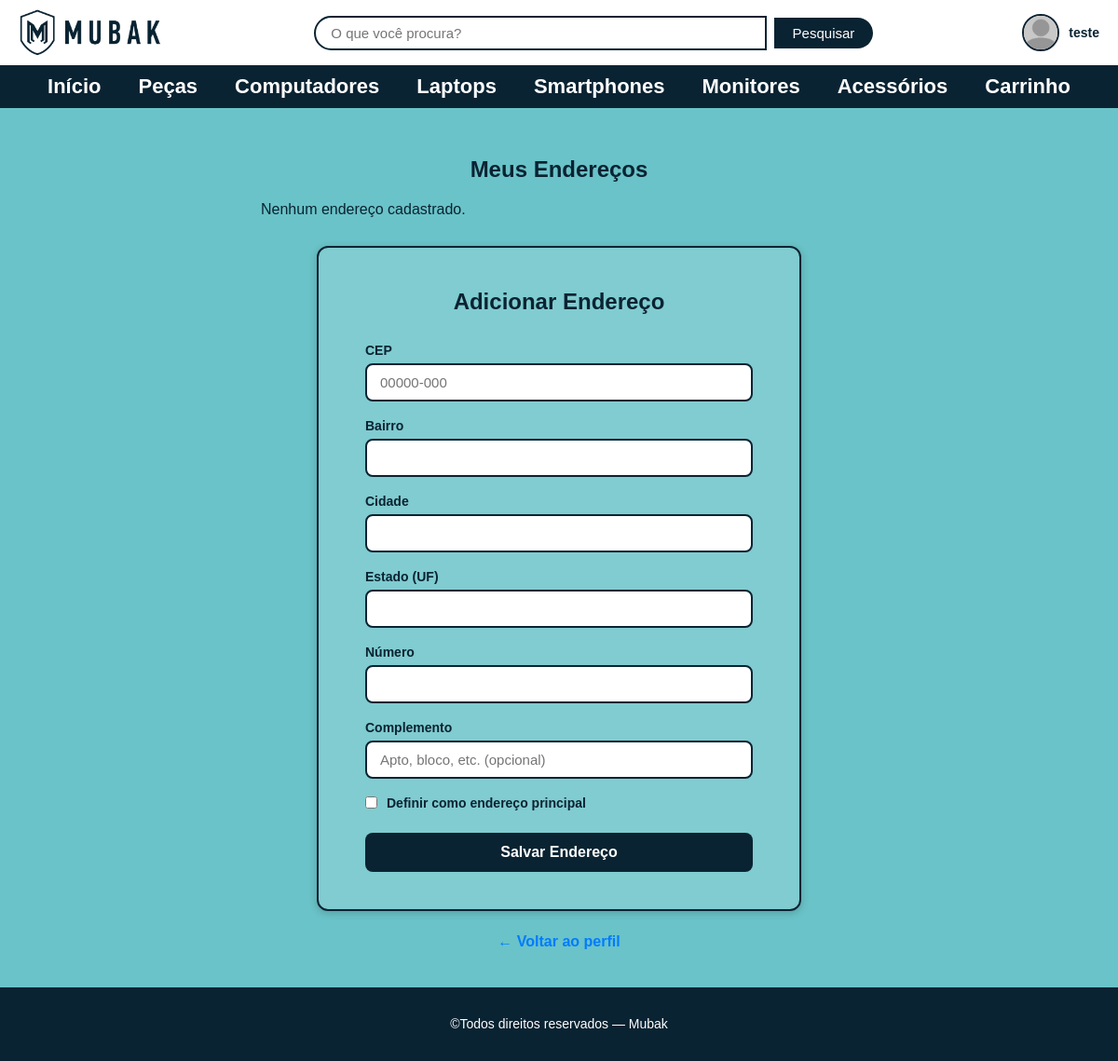
/perfil/enderecos (signed in), run on an earlier commit of the app's database.
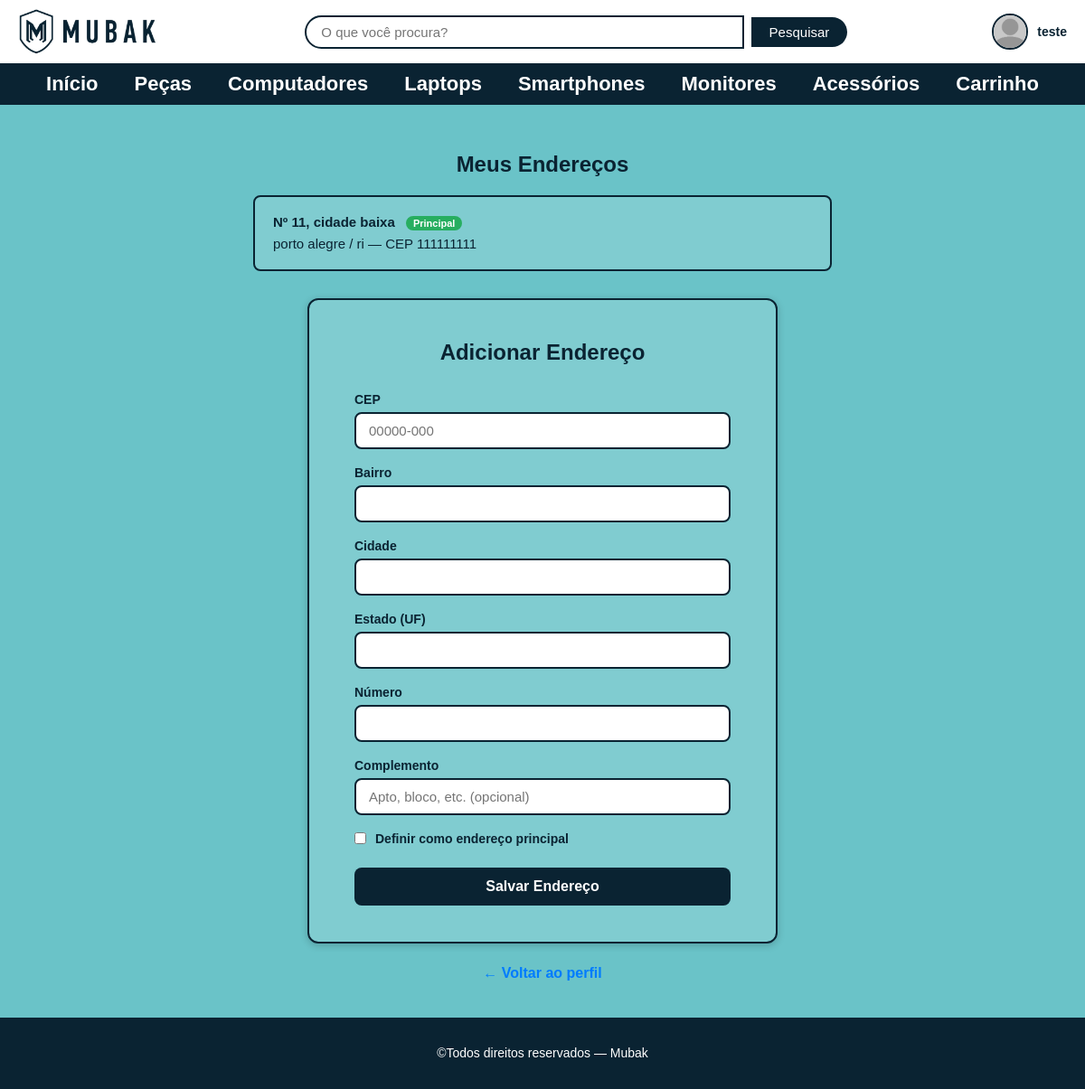
And on a later commit of the database.
### tables this page shows
CREATE TABLE endereco(
            id_endereco INTEGER PRIMARY KEY AUTOINCREMENT NOT NULL,
            cep varchar(50) NOT NULL,
            bairro varchar(50) NOT NULL,
            cidade varchar(50) NOT NULL,
            estado varchar(50) NOT NULL,
            complemento varchar(50) NOT NULL,
            numero varchar(50) NOT NULL,
            principal boolean NOT NULL,
            id_usuario INT NOT NULL,
            FOREIGN KEY(id_usuario) REFERENCES usuario(id_usuario)
        );

### routes/user_routes.py (the view, shortened to what this page needs)
@bp.route('/perfil/enderecos', methods=['GET', 'POST'])
@login_required
def perfil_enderecos():
    id_usuario = session['user_id']
    enderecos = get_enderecos_usuario(id_usuario)
    return render_template('pages/perfil_enderecos.html', enderecos=enderecos)

### database.py (called while the page is built)
def get_db_connection():
    conn = sqlite3.connect(DATABASE)
    conn.row_factory = sqlite3.Row
    return conn

### models/usuario_model.py (called while the page is built)
def get_enderecos_usuario(id_usuario):
    conn = get_db_connection()
    rows = conn.execute(
        'SELECT * FROM endereco WHERE id_usuario=?', (id_usuario,)
    ).fetchall()
    conn.close()
    return rows

### templates/pages/perfil_enderecos.html (shortened to what this page needs)
<!DOCTYPE html>
<html lang="pt-br">
<head>
    <link rel="stylesheet" href="{{ url_for('static', filename='css/reset.css') }}">
    <link rel="stylesheet" href="{{ url_for('static', filename='css/global.css') }}">
    <link rel="stylesheet" href="{{ url_for('static', filename='css/perfil.css') }}">
    <link rel="stylesheet" href="{{ url_for('static', filename='css/cadastro.css') }}">
    <link rel="stylesheet" href="{{ url_for('static', filename='css/responsive.css') }}">
</head>
<body>
    {% include 'partials/header.html' %}
    <main>
        <section class="perfil_container_coluna">
            <h2 class="enderecos_titulo">Meus Endereços</h2>
            <div class="enderecos_lista">
                {% for end in enderecos %}
                <div class="endereco_card">
                    <p>
                        <strong>
                            Nº {{ end.numero }}, {{ end.bairro }}
                            {% if end.principal %}
                            <span class="badge_principal">Principal</span>
                            {% endif %}
                        </strong><br>
                        {{ end.cidade }} / {{ end.estado }} — CEP {{ end.cep }}
                    </p>
                </div>
                {% else %}
                <p class="perfil_sem_itens">Nenhum endereço cadastrado.</p>
                {% endfor %}
            </div>
            <div class="cadastro_box">
                <h2>Adicionar Endereço</h2>
                <form class="cadastro_form" method="POST"
                      action="{{ url_for('user.perfil_enderecos') }}">
                    <div class="cadastro_campo">
                        <label for="cep">CEP</label>
                        <input type="text" id="cep" name="cep"
                               placeholder="00000-000" maxlength="9" required>
                    </div>
                    <div class="cadastro_campo">
                        <label for="bairro">Bairro</label>
                        <input type="text" id="bairro" name="bairro" required>
                    </div>
                    <div class="cadastro_campo">
                        <label for="cidade">Cidade</label>
                        <input type="text" id="cidade" name="cidade" required>
                    </div>
                    <div class="cadastro_campo">
                        <label for="estado">Estado (UF)</label>
                        <input type="text" id="estado" name="estado" maxlength="2" required>
                    </div>
                    <div class="cadastro_campo">
                        <label for="numero">Número</label>
                        <input type="text" id="numero" name="numero" required>
                    </div>
                    <div class="cadastro_campo">
                        <label for="complemento">Complemento</label>
                        <input type="text" id="complemento" name="complemento"
                               placeholder="Apto, bloco, etc. (opcional)">
                    </div>
                    <div class="cadastro_campo cadastro_campo_row">
                        <input type="checkbox" id="principal" name="principal" value="1">
                        <label for="principal">Definir como endereço principal</label>
                    </div>
                    <button type="submit" class="btn_cadastrar">Salvar Endereço</button>
                </form>
            </div>
            <div class="perfil_voltar">
                <a href="{{ url_for('user.perfil') }}">← Voltar ao perfil</a>
            </div>
        </section>
    </main>
    {% include 'partials/footer.html' %}
</body>
</html>

### templates/partials/header.html (shortened to what this page needs)
<header class="header">
    <figure class="header_logo">
        <a href="{{ url_for('index') }}">
            <img src="{{ url_for('static', filename='images/mubak_logo.png') }}" alt="Logo Mubak">
        </a>
    </figure>
    <section class="header_barra_pesquisa">
        <form action="{{ url_for('produto.pesquisar') }}" method="GET">
            <input type="search" name="q" placeholder="O que você procura?"
                   value="{{ busca|default('') }}" aria-label="Pesquisar">
            <button type="submit">Pesquisar</button>
        </form>
    </section>
    <div class="header_usuario">
        {% if session.user_id %}
            <a href="{{ url_for('user.perfil') }}" title="Ir para meu perfil">
                <img class="header_usuario_avatar"
                     src="{{ url_for('static', filename='uploads/' + (session.user_foto or 'default.png')) }}"
                     alt="Foto de {{ session.user_nome }}">
                <span class="header_usuario_nome">{{ session.user_nome }}</span>
            </a>
        {% endif %}
    </div>
</header>
<nav class="menu_principal">
    <ul>
        <li><a href="{{ url_for('index') }}">Início</a></li>
        <li><a href="{{ url_for('produto.produtos', categoria='Peças') }}">Peças</a></li>
        <li><a href="{{ url_for('produto.produtos', categoria='Computadores') }}">Computadores</a></li>
        <li><a href="{{ url_for('produto.produtos', categoria='Laptops') }}">Laptops</a></li>
        <li><a href="{{ url_for('produto.produtos', categoria='Smartphones') }}">Smartphones</a></li>
        <li><a href="{{ url_for('produto.produtos', categoria='Monitores') }}">Monitores</a></li>
        <li><a href="{{ url_for('produto.produtos', categoria='Acessórios') }}">Acessórios</a></li>
        {% if session.user_id %}
        <li><a href="{{ url_for('carrinho.carrinho') }}">Carrinho</a></li>
        {% endif %}
    </ul>
</nav>

### templates/partials/footer.html
<footer class="footer">
    <h2>©Todos direitos reservados — Mubak</h2>
</footer>

### static/css/global.css (style rules this page uses)
:root { --cor-primaria: #0a2332; --cor-fundo: #6ac3c8; --cor-branca: #ffffff; --cor-texto-claro: #ffffff; --cor-destaque: #007BFF; --cor-perigo: #e74c3c; --cor-sucesso: #27ae60; --borda-radius: 8px; --sombra: 0 2px 8px rgba(0, 0, 0, 0.2); }
body { background-color: var(--cor-fundo); font-family: sans-serif; }
h2 { text-align: center; margin-bottom: 1%; margin-top: 1%; font-family: sans-serif; width: 100%; }
.header { display: flex; align-items: center; justify-content: space-between; padding: 10px 20px; background-color: var(--cor-branca); }
.header_barra_pesquisa { flex: 1; display: flex; justify-content: center; }
.header_barra_pesquisa form { display: flex; align-items: center; gap: 8px; width: 100%; max-width: 600px; }
.header_barra_pesquisa input[type="search"] { flex: 1; padding: 8px 16px; border: 2px solid var(--cor-primaria); border-radius: 25px 0 0 25px; font-size: 15px; outline: none; }
.header_barra_pesquisa button { padding: 8px 20px; background-color: var(--cor-primaria); color: var(--cor-branca); border: none; border-radius: 0 25px 25px 0; cursor: pointer; font-size: 15px; transition: background-color 0.3s; }
.header_logo img { display: block; max-height: 50px; }
.header_usuario { display: flex; align-items: center; gap: 10px; }
.header_usuario_avatar { width: 40px; height: 40px; border-radius: 50%; object-fit: cover; border: 2px solid var(--cor-primaria); }
.header_usuario_nome { font-size: 14px; font-weight: bold; color: var(--cor-primaria); white-space: nowrap; }
.header_usuario a { display: flex; align-items: center; gap: 10px; text-decoration: none; }
.menu_principal { background-color: var(--cor-primaria); padding: 10px 0; }
.menu_principal ul { display: flex; justify-content: center; list-style: none; margin: 0; padding: 0; gap: 40px; }
.menu_principal a { text-decoration: none; color: var(--cor-branca); font-family: sans-serif; font-weight: bold; font-size: 22px; transition: color 0.3s; }
.footer { background-color: var(--cor-primaria); padding: 20px; text-align: center; }
.footer h2 { color: var(--cor-branca); font-size: 14px; font-weight: normal; }

### static/css/perfil.css (style rules this page uses)
.perfil_container_coluna { display: flex; flex-direction: column; align-items: center; width: 100%; padding: 40px 20px; min-height: calc(100vh - 220px); }
.perfil_voltar { margin-top: 24px; text-align: center; }
.perfil_voltar a { color: var(--cor-destaque); font-weight: bold; }
.enderecos_lista { display: flex; flex-direction: column; gap: 14px; margin-bottom: 30px; width: 100%; max-width: 640px; }
.enderecos_titulo { color: var(--cor-primaria); margin-bottom: 20px; }
.endereco_card { border: 2px solid var(--cor-primaria); border-radius: var(--borda-radius); padding: 16px 20px; background: rgba(255, 255, 255, 0.15); display: flex; justify-content: space-between; align-items: flex-start; }
.endereco_card p { color: var(--cor-primaria); font-size: 15px; line-height: 1.6; }
.badge_principal { background: var(--cor-sucesso); color: var(--cor-branca); font-size: 11px; padding: 2px 8px; border-radius: 20px; margin-left: 8px; }

### static/css/cadastro.css (style rules this page uses)
.cadastro_box { background-color: rgba(255, 255, 255, 0.15); border: 2px solid var(--cor-primaria); border-radius: 12px; padding: 40px 50px; width: 100%; max-width: 520px; box-shadow: var(--sombra); }
.cadastro_box h2 { color: var(--cor-primaria); font-size: 24px; margin-bottom: 30px; }
.cadastro_form { display: flex; flex-direction: column; gap: 18px; }
.cadastro_campo { display: flex; flex-direction: column; gap: 6px; }
.cadastro_campo label { font-weight: bold; font-size: 14px; color: var(--cor-primaria); }
.cadastro_campo input, .cadastro_campo select { padding: 10px 14px; border: 2px solid var(--cor-primaria); border-radius: var(--borda-radius); font-size: 15px; background-color: var(--cor-branca); outline: none; transition: border-color 0.3s; }
.cadastro_campo_row { display: flex; align-items: center; gap: 10px; flex-direction: row; }
.cadastro_campo_row input[type="checkbox"] { width: auto; accent-color: var(--cor-primaria); }
.btn_cadastrar { width: 100%; padding: 12px; background-color: var(--cor-primaria); color: var(--cor-branca); border: none; border-radius: var(--borda-radius); font-size: 16px; font-weight: bold; cursor: pointer; transition: background-color 0.3s; margin-top: 6px; }

What changed in the data, as far as the page shows it:
added endereco: numero "11", bairro "cidade baixa", principal "Principal", cidade "porto alegre", estado "ri", cep "111111111"
Also different on the page:
text no longer shown: "Nenhum endereço cadastrado."
